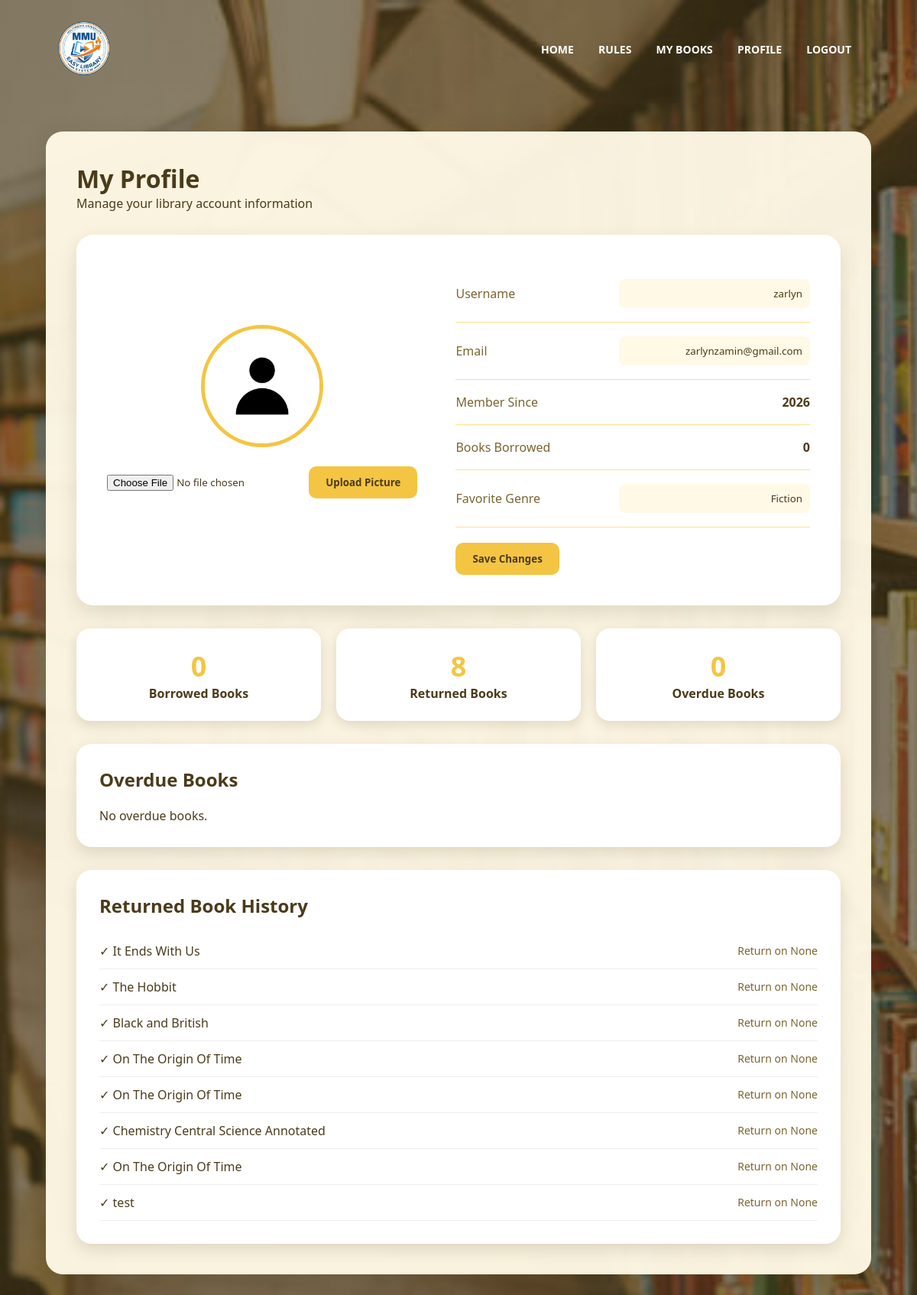
Screenshot of /profile (signed in) with the database file from the repository.
### tables this page shows
CREATE TABLE users(
        id INTEGER PRIMARY KEY AUTOINCREMENT,
        username TEXT,
        email TEXT,
        password TEXT,
        favorite_genre TEXT,
        member_since TEXT
    , profile_picture TEXT, is_blocked INTEGER DEFAULT 0);

CREATE TABLE borrowed_books(
        id INTEGER PRIMARY KEY AUTOINCREMENT,
        user_id INTEGER,
        book_title TEXT,
        borrow_date TEXT,
        due_date TEXT,
        status TEXT, is_blocked INTEGER DEFAULT 0, return_date TEXT,
        FOREIGN KEY(user_id) REFERENCES users(id)
    );

### app.py (the view)
@app.route("/profile")
def profile():
    if "user_id" not in session:
        return redirect(url_for("sign_in"))
    conn = sqlite3.connect("library.db")
    cursor = conn.cursor()
    cursor.execute("SELECT * FROM users WHERE id=?", (session["user_id"],))
    user = cursor.fetchone()
    picture = user[6]
    if picture:
        profile_picture = url_for("static", filename=f"profile_pictures/{picture}")
    else:
        profile_picture = url_for("static", filename="default_profile.png")
    cursor.execute("""
    SELECT COUNT(*) FROM borrowed_books
    WHERE user_id=? AND status='Borrowed'
    """, (session["user_id"],))
    borrowed_count = cursor.fetchone()[0]
    cursor.execute("""
    SELECT COUNT(*) FROM borrowed_books
    WHERE user_id=? AND status='Returned'
    """, (session["user_id"],))
    returned_count = cursor.fetchone()[0]
    today = datetime.now().strftime("%Y-%m-%d")
    cursor.execute("""
    SELECT COUNT(*) FROM borrowed_books
    WHERE user_id=? AND due_date < ? AND status='Borrowed'
    """, (session["user_id"], today))
    overdue_count = cursor.fetchone()[0]
    cursor.execute("""
    SELECT book_title, due_date
    FROM borrowed_books
    WHERE user_id=? AND due_date < ? AND status='Borrowed'
    ORDER BY due_date ASC
    """, (session["user_id"], today))
    overdue_book_history = cursor.fetchall()
    cursor.execute("""
    SELECT book_title, return_date
    FROM borrowed_books
    WHERE user_id=? AND status='Returned'
    ORDER BY id DESC
    """, (session["user_id"], ))
    returned_book_history = cursor.fetchall()
    conn.close()
    return render_template(
        "profile.html",
        username=user[1],
        email=user[2],
        favorite_genre=user[4],
        member_since=user[5],
        profile_picture=profile_picture,
        borrowed_count=borrowed_count,
        returned_count=returned_count,
        overdue_count=overdue_count,
        overdue_book_history=overdue_book_history,
        returned_book_history=returned_book_history,
        error=request.args.get("error")
    )

### templates/profile.html (shortened to what this page needs)
<!DOCTYPE html>
<html lang="en">
<head>
    <link rel="stylesheet" href="{{ url_for('static', filename='style.css') }}">
    <link href="https://unpkg.com/boxicons@2.1.4/css/boxicons.min.css" rel="stylesheet">
</head>
<body class="profile-body">
    <section class="profile-navbar">
        <nav>
            <a href="/">
                <img src="/static/images/logo3.png " style="width:75px; height:auto;"></a>
            <div class="nav-links">
                <ul>
                    <li><a href="/">HOME</a></li>
                    <li><a href="/rules">RULES</a></li>
                    <li><a href="/mybooks">MY BOOKS</a></li>
                    <li><a href="/profile">PROFILE</a></li>
                    <li><a href="/logout">LOGOUT</a></li>
                </ul>
            </div>
        </nav>
    </section>
    <div class="main-content">
        <div class="top-section">
            <div>
                <h1>My Profile</h1>
                <p>Manage your library account information</p>
            </div>
        </div>
        <div class="profile-card">
            <div class="profile-left">
                <img src="{{ profile_picture }}"
                     class="profile-image">
                <form action="/upload-picture"
                      method="post"
                      enctype="multipart/form-data">
                    <input type="file"
                           name="picture"
                           accept="image/*">
                    <button type="submit"
                            class="edit-btn">
                            Upload Picture
                        </button>
                </form>
                <br>
            </div>
            <div class="profile-right">
                <form action="/update-profile" method="post">
                <div class="info-row">
                    <span>Username</span>
                    <input type="text"
                           name="username"
                           value="{{ username }}">
                </div>
                <div class="info-row">
                    <span>Email</span>
                    <input type="email"
                           name="email"
                           value="{{ email }}">
                </div>
                <div class="info-row">
                    <span>Member Since</span>
                    <strong>{{ member_since }}</strong>
                </div>
                <div class="info-row">
                    <span>Books Borrowed</span>
                    <strong>{{ borrowed_count }}</strong>
                </div>
                <div class="info-row">
                    <span>Favorite Genre</span>
                    <input
                       type="text"
                       name="favorite_genre"
                       value="{{ favorite_genre }}"
                       placeholder="Enter favorite genre">
                </div>
                <button type="submit"
                        class="edit-btn">
                    Save Changes
                </button>
                </form>
            </div>
        </div>
        <div class="stats">
            <div class="stat-box">
                <h2>{{ borrowed_count }}</h2>
                <p>Borrowed Books</p>
            </div>
            <div class="stat-box">
                <h2>{{ returned_count }}</h2>
                <p>Returned Books</p>
            </div>
            <div class="stat-box">
                <h2>{{ overdue_count }}</h2>
                <p>Overdue Books</p>
            </div>
        </div>
        <div class="history-section">
            <h2>Overdue Books</h2>
            {% if overdue_book_history %}
               <ul class="history-list">
                   {% for book in overdue_book_history %}
                   <li class="history-item overdue-item">
                       <span>⚠ {{ book[0] }}</span>
                       <span class="history-date">
                            Due on {{ book[1] }}
                       </span>
                    </li>
                   {% endfor %}
                </ul>
            {% else %}
               <p>No overdue books.</p>
            {% endif %}
        </div>
        <div class="history-section">
            <h2>Returned Book History</h2>
            {% if returned_book_history %}
               <ul class="history-list">
                   {% for book in returned_book_history %}
                   <li class="history-item">
                    <span>✓ {{ book[0] }}</span>
                    <span class="history-date">Return on {{ book[1] }}</span>
                   </li>
                   {% endfor %}
                </ul>
            {% else %}
               <p>No returned books yet.</p>
            {% endif %}
        </div>
    </div>
</body>
</html>

### static/style.css (style rules this page uses)
:root { --primary: #F4C542; --secondary: #FFE08A; --background: #FFF9E6; --text: #4A3B1A; --white: #FFFFFF; --shadow: rgba(74, 59, 26, 0.15); }
* { margin: 0; padding: 0; box-sizing: border-box; font-family: "Segoe UI", sans-serif; }
body { background: var(--background); color: var(--text); }
nav { display: flex; padding: 25px 6%; justify-content: space-between; align-items: center; }
nav img { width: 140px; }
.nav-links { flex: 1; text-align: right; }
.nav-links ul li { list-style: none; display: inline-block; padding: 8px 14px; }
.nav-links ul li a { color: var(--white); text-decoration: none; font-size: 14px; font-weight: 600; }
.nav-links ul li::after { content: ""; width: 0; height: 3px; background: var(--primary); display: block; margin: auto; transition: 0.4s; border-radius: 10px; }
.profile-body { margin: 0; min-height: 100vh; background-image: linear-gradient( rgba(74, 59, 26, 0.65), rgba(74, 59, 26, 0.65) ), url(/static/images/books.jpg); background-size: cover; background-position: center; background-attachment: fixed; }
.profile-navbar { background: transparent; }
.main-content { width: 90%; margin: 40px auto; padding: 40px; background: rgba(255, 249, 230, 0.96); border-radius: 22px; box-shadow: 0 10px 30px rgba(74, 59, 26, 0.25); }
.top-section { display: flex; justify-content: space-between; align-items: center; }
.top-section h1 { color: var(--text); }
.profile-card { background: var(--white); margin-top: 30px; border-radius: 22px; padding: 40px; display: flex; gap: 50px; align-items: center; box-shadow: 0 10px 25px var(--shadow); }
.profile-left { text-align: center; }
.profile-image { width: 160px; height: 160px; border-radius: 50%; object-fit: cover; border: 5px solid var(--primary); }
.edit-btn { margin-top: 20px; background: var(--primary); color: var(--text); border: none; padding: 12px 22px; border-radius: 10px; cursor: pointer; font-weight: bold; transition: 0.3s; }
.profile-right { flex: 1; }
.info-row { display: flex; justify-content: space-between; align-items: center; padding: 18px 0; border-bottom: 1px solid var(--secondary); color: var(--text); }
.info-row span { color: #7a6530; }
.info-row input { border: none; background: var(--background); padding: 10px; border-radius: 8px; width: 250px; text-align: right; color: var(--text); }
.stats { margin-top: 30px; display: flex; gap: 20px; }
.stat-box { flex: 1; background: var(--white); padding: 25px; border-radius: 18px; text-align: center; box-shadow: 0 5px 15px var(--shadow); }
.stat-box h2 { color: var(--primary); font-size: 36px; }
.stat-box p { color: var(--text); font-weight: 600; }
.history-section { margin-top: 30px; background: var(--white); padding: 30px; border-radius: 20px; box-shadow: 0 8px 20px var(--shadow); }
.history-section h2 { color: var(--text); margin-bottom: 20px; }
.history-list { list-style: none; padding: 0; margin-top: 15px; }
.history-item { display: flex; justify-content: space-between; align-items: center; padding: 12px 0; border-bottom: 1px solid #eee; }
.history-date { font-weight: 500; color: #7a6530; font-size: 14px; }

### rows the page displays
users: username "zarlyn", email "zarlynzamin@gmail.com", member_since "2026", favorite_genre "Fiction"
borrowed_books: book_title "It Ends With Us", book "None"
borrowed_books: book_title "The Hobbit", book "None"
borrowed_books: book_title "Black and British", book "None"
borrowed_books: book_title "On The Origin Of Time", book "None"
borrowed_books: book_title "On The Origin Of Time", book "None"
borrowed_books: book_title "Chemistry Central Science Annotated", book "None"
borrowed_books: book_title "On The Origin Of Time", book "None"
borrowed_books: book_title "test", book "None"

### other values shown
{{ borrowed_count }} "0"
{{ returned_count }} "8"
{{ overdue_count }} "0"
